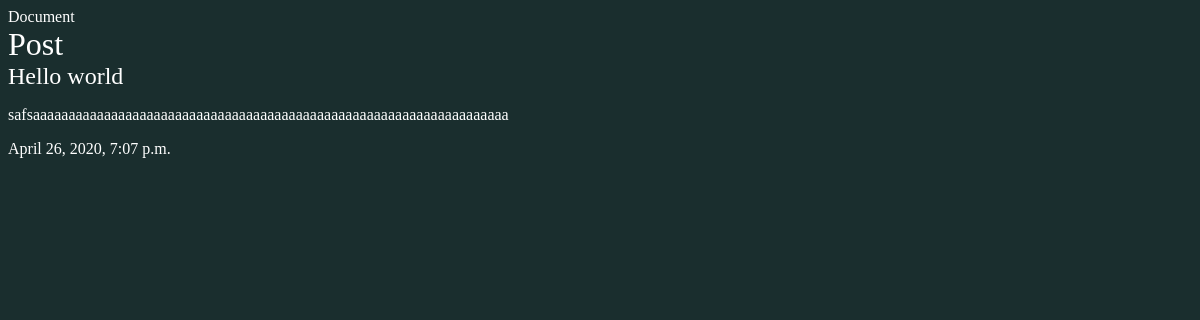
/posts/hello/, run on the app's committed database.
### posts/models.py (models this page shows, shortened)
class Post(models.Model):
    title = models.CharField(max_length=100)
    slug = models.SlugField()
    body = models.TextField()
    date = models.DateTimeField(auto_now_add = True)

### posts/views.py (the view)
# urls.py: path('<slug:slug>/', views.post_detail, name = "details")
def post_detail(request, slug):
    post = Post.objects.get(slug = slug)
    return render(request, "posts/post_detail.html", {'post':post})

### posts/templates/posts/post_detail.html
{% extends 'base_layout.html' %}
{% block content %}
 <div class="post-detail">
   <div class="post">
       <h2>  {{ post.title }}</h2>
       <p> {{post.body}}</p>
       <p>{{post.date}}</p>
   </div>
 </div>
{% endblock %}

### assets/styles.css (style rules this page uses)
body { background-color: rgb(26, 46, 46); color: #fff }
body * { font-family: Ubuntu; }
h1,h2,h3,h4,h5 { font-weight: normal; margin: 0; }

### data on the page
Post: title "Hello world", body "safsaaaaaaaaaaaaaaaaaaaaaaaaaaaaaaaaaaaaaaaaaaaaaaaaaaaaaaaaaaaaaaaaaaa", date "April 26, 2020, 7:07 p.m."
